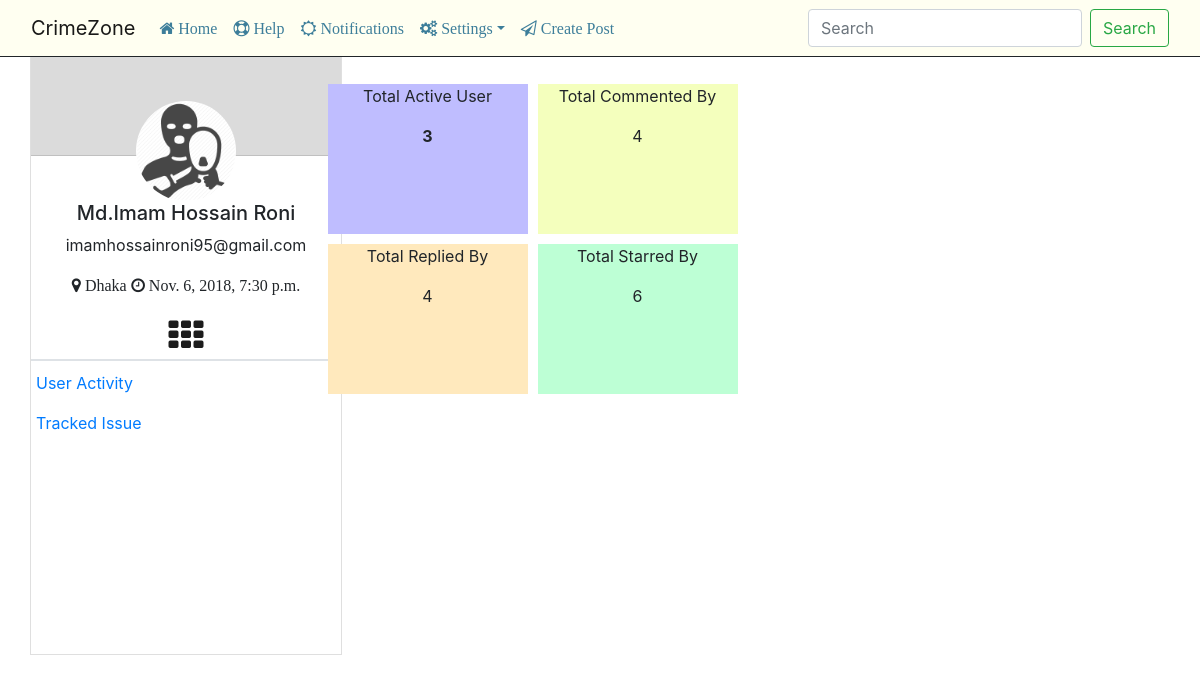
The page /report/ (signed in) on the database its author committed.
### crimezone_app/models.py (models this page shows, shortened)
class UserProfile(models.Model):
    user = models.OneToOneField(User, on_delete=models.CASCADE)
    role = models.IntegerField(choices=ROLE_CHOICES, null=True, default=1)
    followers = models.ManyToManyField('UserProfile',
                                       related_name='followers_profile',
                                       blank=True)
    following = models.ManyToManyField('UserProfile',
                                       related_query_name='following_profile',
                                       blank=True)
    profile_pic = models.ImageField(upload_to='profile_image', null=True, blank=True)
    joining_time = models.DateTimeField(auto_now_add=True, auto_now=False)
    @property
    def name(self):
        try:
            return "{0} {1}".format(self.user.first_name, self.user.last_name)
        except Exception:
            return self.user.username

### crimezone_app/views.py (the view)
# urls.py: path('report/', views.report_view, name="report"),
def report_view(request):
    userinfo = request.user.userprofile
    queryset = CrimePost.objects.aggregate(
        total_active_users=Count('user_profile_id', distinct=True),
        total_commented_users=Count('comment__user_id', distinct=True),
        total_replied_users=Count('comment__reply__user_id', distinct=True),
        total_liked_users=Count('like__user_id', distinct=True),
    )
    total_system_users = UserProfile.objects.count()
    return render(request, 'report.html', {'data': queryset, 'total_users': total_system_users, 'userinfo': userinfo})

### templates/report.html (shortened to what this page needs)
{% extends 'base.html' %}
{% load static %}
{% block profile %}
    <div class="col-md-3 left_sidebar">
        <div class="total-pp" id="user-profile">
            <div class="user-profile-background">
                <div class="user-profile-pp">
                    {% if userinfo.user.profile_pic %}
                        <a href="/post"> <img src="{{ userinfo.profile_pic.url }}"></a>
                    {% else %}
                        <img src="{% static  'image/fav.png' %}">
                    {% endif %}
                </div>
                <div class="user-pp" id="user-profile">
                    <h5 class="name">{{ userinfo.name }} </h5>
                    <p class="email">{{ userinfo.user.username }}</p>
                    <p class="fa fa-map-marker loc"> Dhaka</p>
                    <p class="fa fa-clock-o datetime"> {{ userinfo.joining_time }}</p>
                </div>
                <div class="option">
                    <p><a class="fa fa-th menu userdetails" href="#" data-toggle="modal" data-target="#userdetails"
                          data-backdrop="static" data-keyboard="false"></a></p>
                </div>
                <div class="border"></div>
                <div class="other">
                        <p><a href="/report/">User Activity</a></p>
                        <p><a href="/action-posts/">Tracked Issue</a></p>
                </div>
            </div>
        </div>
    </div>
{% endblock %}
{% block content %}
<div class="col-md-6 main_content">
<br>
        <div class="square-1">
             <center>
                 <p>Total Active User</p>
                 <b><p>{{data.total_active_users}}</p></b>
            </center>
        </div>
        <div class="square-2">
        <center>
            <p>Total Commented By </p>
            <p>{{data.total_commented_users}}</p>
        </center>
        </div>
        <div class="square-3">
                <center>
                    <p>Total Replied By</p>
                <p>{{data.total_replied_users}}</p>
               </center>
        </div>
        <div class="square-4">
                <center>
                    <p>Total Starred By</p>
                <p>{{data.total_liked_users}}</p>
               </center>
        </div>
</div>
{% endblock %}

### crimezone_app/static/css/style.css (style rules this page uses)
* { margin: 0; padding: 0; outline: 0; }
a { text-decoration: none; }
.col-md-3.right_sidebar, .col-md-6.main_content, .col-md-3.left_sidebar { float: left; }
.main_content { text-align: justify; }
.total-pp { background-color: white; height: 600px; width: 100%; border: 1px solid rgba(0, 0, 0, .125); position: fixed; width: 312px; }
.user-profile-background { background-color: #DBDBDB; height: 100px; width: 100%; border-bottom: 1px solid rgba(0, 0, 0, .125); }
.user-profile-pp img { background-color: white; height: 100px; width: 100px; margin-left: 34%; margin-top: 45px; border-radius: 50%; }
.user-pp { text-align: center; }
.option { height: 50px; }
.option p { text-align: center; font-size: 35px; }
.option a { color: #1C1C1C; text-decoration: none; }
.other { margin-top: 10px; margin-left: 5px; }
.square-1 { margin: 5px; height: 150px; width: 200px; background-color: #BFBDFF; float: left; }
.square-2 { margin: 5px; height: 150px; width: 200px; background-color: #F4FFBD; float: left; }
.square-3 { margin: 5px; height: 150px; width: 200px; background-color:#FFE9BD; float: left; }
.square-4 { margin: 5px; height: 150px; width: 200px; background-color:#BDFFD5; float: left; }

### rows shown on the page
UserProfile: name "Md.Imam Hossain Roni", user.username "imamhossainroni95@gmail.com", joining_time "Nov. 6, 2018, 7:30 p.m."

### other values the page prints
{{ data.total_active_users }} "3"
{{ data.total_commented_users }} "4"
{{ data.total_replied_users }} "4"
{{ data.total_liked_users }} "6"
